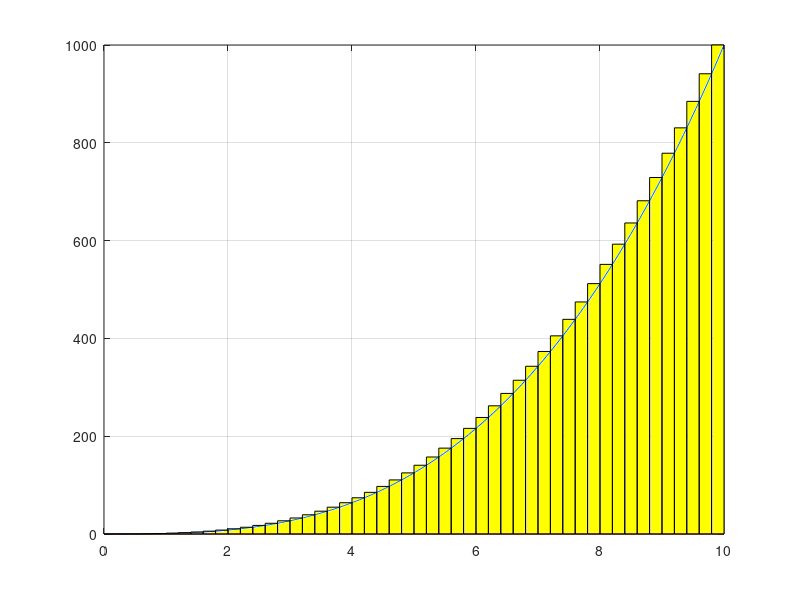

Write MATLAB code to recreate this figure. (Note: this script raises an error after producing the figure.)
fun = @(x) x.^3;
fun1= @(x) 1/4*x.^4;
q=integral(fun,0,10);

x=linspace(0,10,200);
 
plot(x,fun(x));
hold on
grid on;
plot(x,zeros(size(x)))

for v = 0.0:0.2:9.8
    rectangle('Position',[v 0 0.2 fun(v+0.2)],'FaceColor',	'#FFFF00')
end
ax = gca;
ax.XAxisLocation = 'origin';
ax.YAxisLocation = 'origin';
plot(x,fun1(x),'r')
colororder('#D95319')
plot(x,fun(x));
hold off;